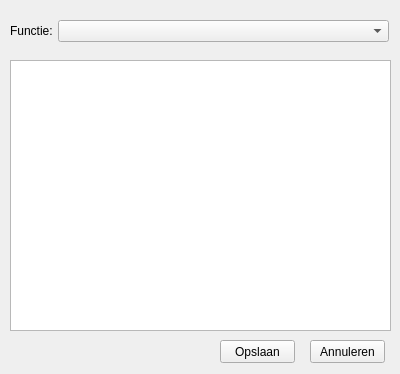
<?xml version="1.0" encoding="UTF-8"?>
<ui version="4.0">
 <class>widget_rechten</class>
 <widget class="QWidget" name="widget_rechten">
  <property name="geometry">
   <rect>
    <x>0</x>
    <y>0</y>
    <width>400</width>
    <height>374</height>
   </rect>
  </property>
  <property name="windowTitle">
   <string>Form</string>
  </property>
  <widget class="QPushButton" name="pushButton_opslaan">
   <property name="geometry">
    <rect>
     <x>220</x>
     <y>340</y>
     <width>75</width>
     <height>23</height>
    </rect>
   </property>
   <property name="text">
    <string>Opslaan</string>
   </property>
  </widget>
  <widget class="QPushButton" name="pushButton_annuleren">
   <property name="geometry">
    <rect>
     <x>310</x>
     <y>340</y>
     <width>75</width>
     <height>23</height>
    </rect>
   </property>
   <property name="text">
    <string>Annuleren</string>
   </property>
  </widget>
  <widget class="QTableWidget" name="tableWidget_rechten">
   <property name="geometry">
    <rect>
     <x>10</x>
     <y>60</y>
     <width>381</width>
     <height>271</height>
    </rect>
   </property>
  </widget>
  <widget class="QComboBox" name="comboBox_functie">
   <property name="geometry">
    <rect>
     <x>58</x>
     <y>20</y>
     <width>331</width>
     <height>22</height>
    </rect>
   </property>
  </widget>
  <widget class="QLabel" name="label_functie">
   <property name="geometry">
    <rect>
     <x>10</x>
     <y>20</y>
     <width>51</width>
     <height>21</height>
    </rect>
   </property>
   <property name="text">
    <string>Functie:</string>
   </property>
  </widget>
 </widget>
 <resources/>
 <connections/>
</ui>
